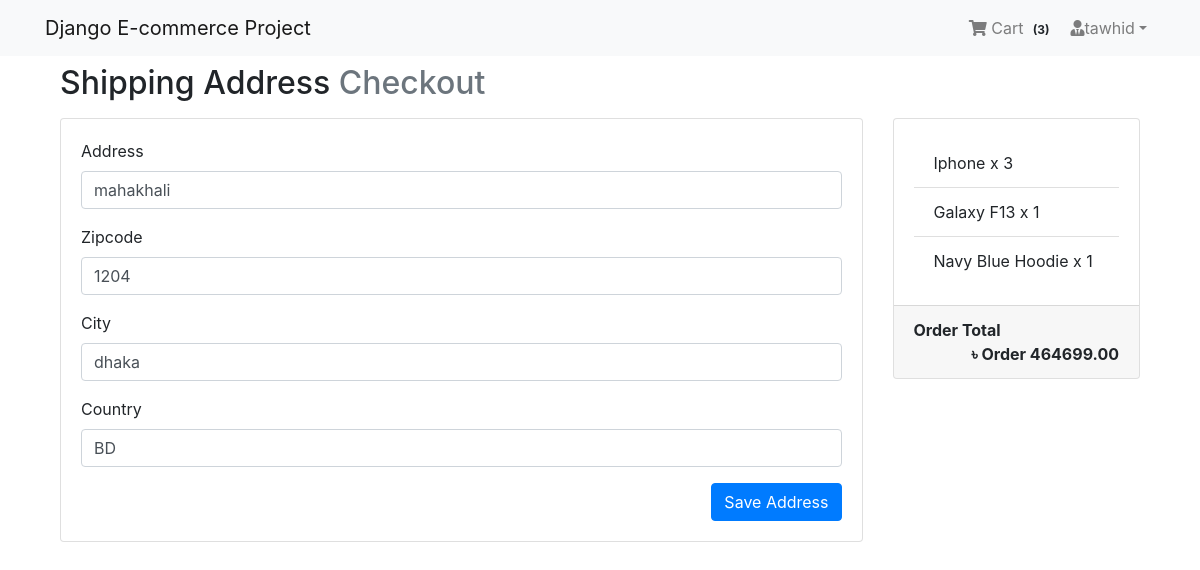
The app's page /payment/checkout/ (signed in) with its own data.
### App_Login/models.py (models this page shows, shortened)
class User(AbstractBaseUser, PermissionsMixin):
    email = models.EmailField(unique=True, null=False)
    is_staff = models.BooleanField(
        gettext_lazy('staff status'),
        default=False,
        help_text =  gettext_lazy('Designates whether the user can log in this site.')
        )
    is_active = models.BooleanField(
        gettext_lazy('active'),
        default=True,
        help_text =  gettext_lazy('Designates whether the user should be treated as active. Unselect this instead of deleting accounts')
        )
    USERNAME_FIELD = 'email'
    objects = MyUserManager()

class Profile(models.Model):
    user = models.OneToOneField(User, on_delete=models.CASCADE, related_name='profile')
    username = models.CharField(max_length=264, blank=True)
    full_name = models.CharField(max_length=264, blank=True)
    address_1 = models.TextField(max_length=300, blank=True)
    city = models.CharField(max_length=40, blank=True)
    zipcode = models.CharField(max_length=10, blank=True)
    country = models.CharField(max_length=100, blank=True)
    phone = models.CharField(max_length=20, blank=True)
    date_joined = models.DateTimeField(auto_now_add=True)

### App_Order/models.py (models this page shows)
class Order(models.Model):
    orderitems = models.ManyToManyField(Cart)
    user = models.ForeignKey(settings.AUTH_USER_MODEL, on_delete=models.CASCADE)
    ordered = models.BooleanField(default=False)
    created = models.DateTimeField(auto_now_add=True)
    paymentId = models.CharField(max_length=264, blank=True, null=True)
    orderId = models.CharField(max_length=200, blank=True, null=True)
    def get_totals(self):
        total = 0
        for order_item in self.orderitems.all():
            total += float(order_item.get_total())
        return total

class Cart(models.Model):
    user = models.ForeignKey(settings.AUTH_USER_MODEL, on_delete=models.CASCADE, related_name='cart')
    item = models.ForeignKey(Product, on_delete=models.CASCADE, related_name='cart')
    quantity = models.IntegerField(default=1)
    purchased = models.BooleanField(default=False)
    created = models.DateTimeField(auto_now_add=True)
    updated = models.DateTimeField(auto_now_add=True)
    def __str__(self):
        return f'{self.quantity} x {self.item}'
    def get_total(self):
        total = self.item.price * self.quantity
        float_total = format(total, '0.2f')
        return float_total

### App_Payment/models.py (models this page shows, shortened)
class BillingAddress(models.Model):
    user = models.ForeignKey(settings.AUTH_USER_MODEL, on_delete=models.CASCADE)
    address = models.CharField(max_length=264, blank=True)
    zipcode = models.CharField(max_length=10, blank=True)
    city = models.CharField(max_length=30, blank=True)
    country = models.CharField(max_length=20, blank=True)
    def __str__(self):
        return f'{self.user.profile.username} billing address'
    class Meta:
        verbose_name_plural = 'Billing Address'

### App_Shop/models.py (models this page shows)
class Product(models.Model):
    minimage = models.ImageField(upload_to="Products")
    name = models.CharField(max_length=264)
    category = models.ForeignKey(Category, on_delete=models.CASCADE,
                                 related_name="category")
    preview_text = models.TextField(max_length=200, verbose_name='Preview Text')
    detail_text = models.TextField(max_length=10000, verbose_name='Description')
    price = models.FloatField()
    old_price = models.FloatField(default=0.00)
    created = models.DateTimeField(auto_now_add=True)
    def __str__(self):
        return self.name
    class Meta:
        ordering = ['-created']

### App_Payment/views.py (the view)
# urls.py: path("checkout/", views.checkout, name='checkout' )
@login_required
def checkout(request):
    saved_address = BillingAddress.objects.get_or_create(user=request.user)
    saved_address = saved_address[0]
    print(saved_address)
    form = BillingForm(instance=saved_address)
    if request.method == 'POST':
        form = BillingForm(request.POST, instance=saved_address)
        if form.is_valid():
            form.save()
            form = BillingForm(instance=saved_address)
            messages.success(request, f'Shipping Address Saved!')
    order_qs = Order.objects.filter(user=request.user, ordered=False)
    print(order_qs)
    order_items = order_qs[0].orderitems.all()
    print(order_items)
    order_total = order_qs[0].get_totals()
    return render(request, 'App_Payment/checkout.html', context={'form':form, 'order_items':order_items, 'order_total':order_total})

### App_Payment/forms.py
class BillingForm(forms.ModelForm):
    class Meta:
        model = BillingAddress
        fields = ['address', 'zipcode', 'city', 'country' ]

### App_Order/templatetags/cart_tag.py (called while the page is built)
@register.filter
def cart_total(user):
    order = Order.objects.filter(user=user, ordered=False)
    if order.exists():
        return order[0].orderitems.count()
    else:
        return 0

### templates/App_Payment/checkout.html (shortened to what this page needs)
{% extends "base.html" %}
{% load crispy_forms_tags %}
{% block body_block %}
<div class=container mt-5>
    <h2 class='mb-3'>
        Shipping Address <span class='text-muted'> Checkout</span>
    </h2>
    <div class='row'>
        <div class='col-md-9'>
            <div class='card mb-5' style="height:auto">
                <div class='card-body'>
                    <form method='POST'>
                        {{form|crispy}}
                        <button type='submit' class='btn btn-primary float-right'>Save Address</button>
                    </form>
                </div>
            </div>
        </div>
        <div class='col-md-3'>
            <div class='card' style='height:auto'>
                <div class='card-body'>
                    <ul class='list-group list-group-flush'>
                        {% for order_item in order_items %}
                         <li class='list-group-item'> {{order_item.item.name}} x {{order_item.quantity}}</li>
                        {% endfor %}
                    </ul>
                </div>
                <div class='card-footer'>
                    <span class='float-left'><b>Order Total</b></span>
                    <span class='float-right'><b>&#2547; Order {{order_total|floatformat:2}}</b></span>
                </div>
            </div>
        </div>
    </div>
</div>
{% endblock %}

### templates/navbar.html (shortened to what this page needs)
{% load cart_tag %}
<nav class="navbar navbar-expand-lg navbar-light bg-light">
    <div class="container">
        <a class="navbar-brand" href="{% url 'App_Shop:home' %}">Django E-commerce Project</a>
        <div class="collapse navbar-collapse" id="navbarNav">
            <ul class="navbar-nav ml-auto">
                {% if request.user.is_authenticated %}
                <li class="nav-item">
                    <a class="nav-link" href="{% url 'App_Order:cart' %}">
                        <i class="fa fa-shopping-cart"></i> Cart <span class="badge badge-light">({{ request.user | cart_total }})</span>
                    </a>
                </li>
                <li class="nav-item dropdown">
                    <a class="nav-link dropdown-toggle" href="#" id="navbarDropdown" role="button" data-toggle="dropdown" aria-haspopup="true" aria-expanded="false"><i class="fa fa-user-tie"></i>{{request.user.profile.username}}</a>
                    </div>
                  {% else %}
                  <li class="nav-item">
                    <a class="btn btn-primary" href="{% url 'App_Login:login' %}">Login</a>
                  </li>
                  {% endif %}
        </div>
</nav>

### records on screen
User: user|cart_total "3", user.profile.username "tawhid"
BillingAddress: address "mahakhali", zipcode "1204", city "dhaka", country "BD"
Cart: item.name "Iphone", quantity "3"
Cart: item.name "Galaxy F13", quantity "1"
Cart: item.name "Navy Blue Hoodie", quantity "1"

### other values on screen
{{ order_total|floatformat:2 }} "464699.00"
